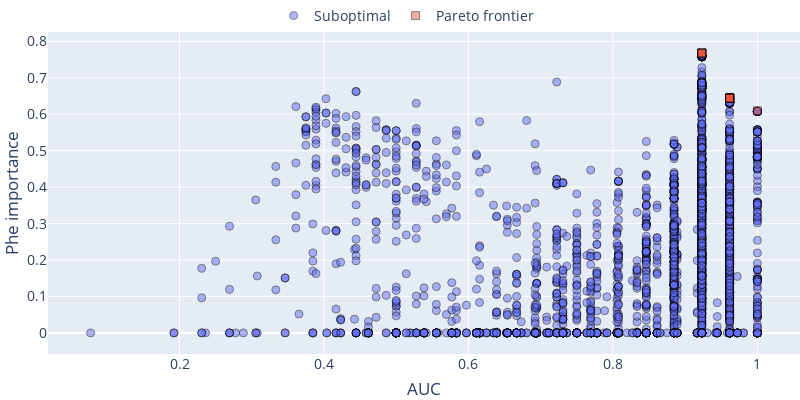

The notebook cell this image was saved under:
### Code cell
import pandas as pd
from optuna.visualization._pareto_front import _get_pareto_front_info, _make_scatter_object, _make_marker, _make_hovertext
from typing import Sequence
from optuna.trial import FrozenTrial
from optuna.visualization._plotly_imports import go


info = _get_pareto_front_info(study)


n_targets: int = info.n_targets  
axis_order: Sequence[int]  = info.axis_order 
include_dominated_trials: bool = True
trials_with_values: Sequence[tuple[FrozenTrial, Sequence[float]]] = info.non_best_trials_with_values
hovertemplate: str = "%{text}<extra>Trial</extra>"
infeasible: bool = False
dominated_trials: bool = False

def trials_df(trials_with_values, class_name):
    x  =[values[axis_order[0]] for _, values in trials_with_values]
    y  =[values[axis_order[1]] for _, values in trials_with_values]

    df = pd.DataFrame({'x':x, 'y':y})
    df['class'] = class_name
    return df

df_best    = trials_df(info.best_trials_with_values, 'best')
df_nonbest = trials_df(info.non_best_trials_with_values, 'nonbest')
#df         = pd.concat([df_best, df_nonbest])

fig = go.Figure()

fig.add_trace(go.Scatter(x=df_nonbest ['x'], y=df_nonbest['y'], mode='markers', marker=dict(size=8,opacity=0.5, symbol='circle', line=dict(width=1, color='black')), name='Suboptimal'))
fig.add_trace(go.Scatter(x=df_best['x'], y=df_best['y'], mode='markers', marker=dict(size=8,opacity=0.5, symbol='square', line=dict(width=1, color='black')), name='Pareto frontier'))
# Define the width and height of the plot
plot_width = 800
plot_height = 400

# Customize the plot
fig.update_layout(
    #title='Two-objective optimization',
    
    xaxis_title='AUC',
    yaxis_title='Phe importance',
    font=dict(size=14),
    #plot_bgcolor='white',
    # xaxis=dict(range=[min(df['x']) - 1, max(df['x']) + 1]),
    # yaxis=dict(range=[min(df['y']) - 1, max(df['y']) + 1]),
    legend=dict(x=0.3, y=1.1, bgcolor='rgba(255, 255, 255, 0)', orientation='h'),
    width=plot_width,
    height=plot_height,
    margin=dict(l=0, r=0, t=0, b=0)
)

# Show the plot
fig.show()

### Figure 1 — Plotly figure (JSON) as saved in the notebook; plotly's stock layout.template omitted (floating-point values rounded to 4 significant figures; data arrays with more than 128 entries replaced by an {"elided": "..."} marker saying what was removed)
{"data": [{"marker": {"line": {"color": "black", "width": 1}, "opacity": 0.5, "size": 8, "symbol": "circle"}, "mode": "markers", "name": "Suboptimal", "type": "scatter", "x": {"elided": "4980 float values"}, "y": {"elided": "4980 float values"}}, {"marker": {"line": {"color": "black", "width": 1}, "opacity": 0.5, "size": 8, "symbol": "square"}, "mode": "markers", "name": "Pareto frontier", "type": "scatter", "x": [0.9615, 1, 0.9615, 0.9615, 0.9615, 0.9615, 0.9615, 0.9615, 0.9615, 0.9615, 0.9615, 0.9615, 0.9615, 0.9615, 0.9231, 0.9231, 0.9231, 0.9231, 0.9231, 0.9615], "y": [0.6442, 0.6094, 0.6442, 0.6442, 0.6442, 0.6442, 0.6442, 0.6442, 0.6442, 0.6442, 0.6442, 0.6442, 0.6442, 0.6442, 0.768, 0.768, 0.768, 0.768, 0.768, 0.6442]}], "layout": {"font": {"size": 14}, "height": 400, "legend": {"bgcolor": "rgba(255, 255, 255, 0)", "orientation": "h", "x": 0.3, "y": 1.1}, "margin": {"b": 0, "l": 0, "r": 0, "t": 0}, "width": 800, "xaxis": {"title": {"text": "AUC"}}, "yaxis": {"title": {"text": "Phe importance"}}}}
